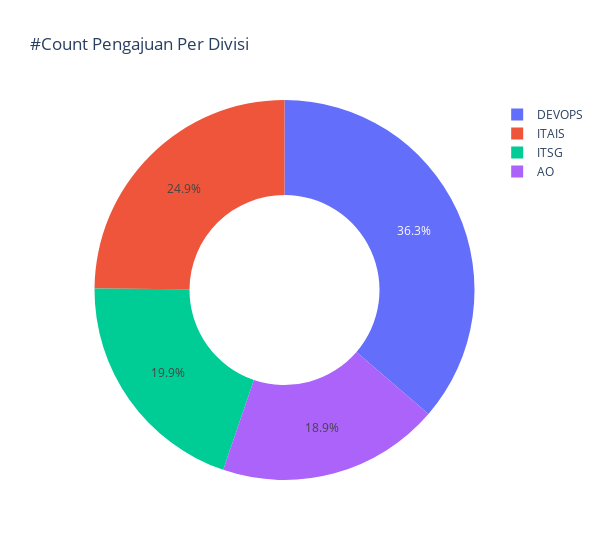

Notebook code cell kept with this figure:
### Code cell
# Use `hole` to create a donut-like pie chart
fig_divisi_top = go.Figure(data=[go.Pie(labels=divisi_agg['divisi'],
                                    values=divisi_agg['order_id'], hole=.5)])
fig_divisi_top.update_layout(width=600, title='#Count Pengajuan Per Divisi')
fig_divisi_top.show()

### Figure 1 — Plotly figure (JSON) as saved in the notebook; plotly's stock layout.template omitted (floating-point values rounded to 4 significant figures)
{"data": [{"hole": 0.5, "labels": ["AO", "DEVOPS", "ITAIS", "ITSG"], "type": "pie", "values": [38, 73, 50, 40]}], "layout": {"title": {"text": "#Count Pengajuan Per Divisi"}, "width": 600}}
